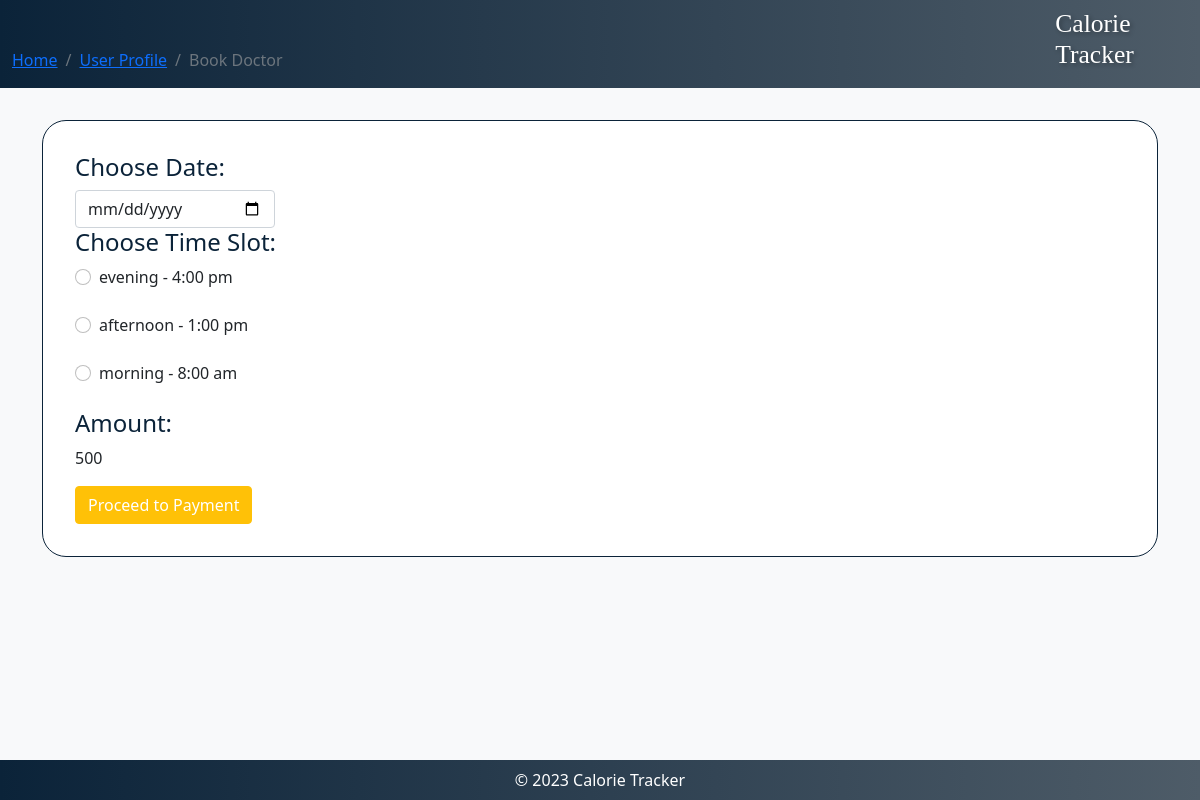
The app's page /doctor/45/timeslots/ (signed in) with its own data.
### ct/models.py (models this page shows, shortened)
class DoctorSlot(models.Model):
    session_choices = [
        ('morning', 'Morning'),
        ('afternoon', 'Afternoon'),
        ('evening', 'Evening'),
    ]
    doctor = models.ForeignKey(CustomUser, on_delete=models.CASCADE)
    session = models.CharField(max_length=20, choices=session_choices)
    time = models.CharField(max_length=50)

### ct/views.py (the view, shortened to what this page needs)
# urls.py: path('doctor/<int:doctor_id>/timeslots/', views.doctor_timeslots, name='doctor_timeslots'),
@login_required
def doctor_timeslots(request, doctor_id):
    doctor = get_object_or_404(CustomUser, id=doctor_id, is_Doctor=True)
    timeslots = DoctorSlot.objects.filter(doctor=doctor)
    return render(request, 'book_doctor.html', {'doctor': doctor, 'timeslots': timeslots})

### ct/templates/book_doctor.html (shortened to what this page needs)
{% load static %}
<!DOCTYPE html>
<html lang="en">
<head>
    <link href="https://cdn.jsdelivr.net/npm/bootstrap@5.0.2/dist/css/bootstrap.min.css" rel="stylesheet">
</head>
<body>
    <header class="custom-heading">
        <div class="container py-3">
            <div class="row">
                <div class="col">
                    <nav aria-label="breadcrumb">
                        <ol class="breadcrumb mb-0">
                            <li class="breadcrumb-item">
                                {% if user.is_Customer %}
                                    <a href="{% url "index" %}">Home</a>
                                {% elif user.is_Dietitian %}
                                    <a href="{% url "d_index" %}">Home</a>
                                {% elif user.is_Doctor %}
                                    <a href="{% url "dr_index" %}">Home</a>
                                {% endif %}
                            </li>
                            <li class="breadcrumb-item">
                                {% if user.is_Customer %}
                                    <a href="{% url 'user_profile' %}">User Profile</a>
                                {% elif user.is_Dietitian %}
                                    <a href="{% url 'duser_profile' %}">Dietitian Profile</a>
                                {% elif user.is_Doctor %}
                                    <a href="{% url 'druser_profile' %}">Doctor Profile</a>
                                {% endif %}
                            </li>
                            <li class="breadcrumb-item active" aria-current="page">Book Doctor</li>
                        </ol>
                    </nav>
                </div>
            </div>
        </div>
        <h6>Calorie Tracker</h6>
    </header>
    <div class="container">
        <div class="card">
            <div class="card-body">
                <form method="post" >
                    <h4>Choose Date:</h4>
            <div class="form-group">
                <input type="date" name="session_date" class="form-control" style="width: 200px;" required>
            </div>
                    <h4>Choose Time Slot:</h4>
                    {% for time_slot in timeslots %}
                        <div class="form-check">
                            <input class="form-check-input" type="radio" name="time_slot" id="time_{{ forloop.counter }}" value="{{ time_slot.id }}">
                            <label class="form-check-label" for="time_{{ forloop.counter }}">
                                {{ time_slot.session }} - {{ time_slot.time }}
                            </label>
                        </div>
                    {% endfor %}
                    <h4>Amount:</h4>
                    <p>500</p>
                    <button type="submit" class="btn btn-primary">Proceed to Payment</button>
                </form>
            </div>
        </div>
    </div>
    <footer>
        <p>&copy; 2023 Calorie Tracker</p>
    </footer>
</body>
</html>

### records on screen
DoctorSlot: session "evening", time "4:00 pm"
DoctorSlot: session "afternoon", time "1:00 pm"
DoctorSlot: session "morning", time "8:00 am"
